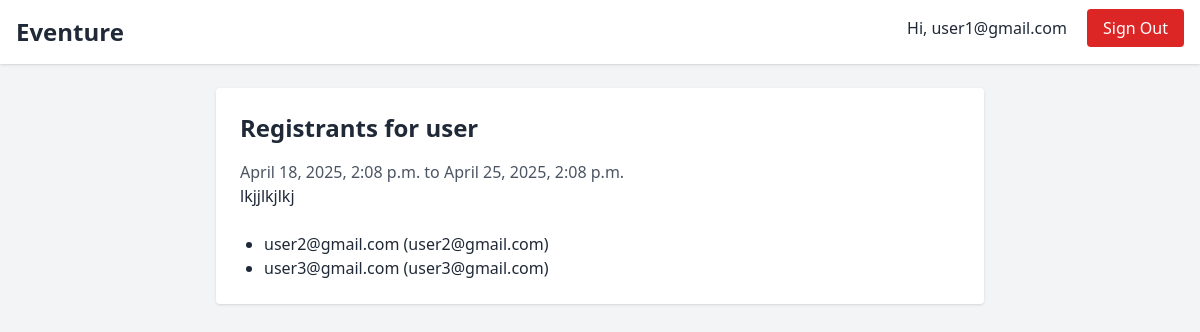
The page /events/reports/registrants/1/ (signed in) on the database its author committed.
### events/models.py (models this page shows, shortened)
class Events(models.Model):
    name = models.CharField(max_length=200)
    description = models.TextField()
    start_date = models.DateTimeField()
    end_date = models.DateTimeField()
    users = models.ManyToManyField(Users, related_name='registered_events')

class Users(models.Model):
    user = models.OneToOneField(User, on_delete=models.CASCADE)
    group = models.ForeignKey(Group, on_delete=models.CASCADE, related_name='users')

### events/views.py (the view)
# urls.py: path('reports/registrants/<int:event_id>/', eventsViews.event_registrants, name='event_registrants'),
@login_required
def event_registrants(request, event_id):
    if not is_admin(request.user):
        return redirect('events')
    event = get_object_or_404(Events, id=event_id)
    registrations = event.users.all()
    return render(request, 'event_registrants.html', {
        'event': event,
        'registrations': registrations,
    })

### events/views.py (called while the page is built)
def is_admin(user):
    return hasattr(user, 'users') and user.users.group.group_name == 'administrator'

### events/templates/event_registrants.html
{% extends 'base.html' %}
{% block content %}
<div class="max-w-3xl mx-auto bg-white p-6 shadow rounded">
  <h2 class="text-2xl font-bold mb-4">Registrants for {{ event.name }}</h2>
  <p class="text-gray-600">
    {{ event.start_date }} to {{ event.end_date }}
  </p>
  <p class="mb-6">{{ event.description }}</p>
  {% if registrations %}
    <ul class="list-disc pl-6">
      {% for reg in registrations %}
        <li>{{ reg.user.username }} ({{ reg.user.email }})</li>
      {% endfor %}
    </ul>
  {% else %}
    <p class="text-gray-500 italic">No registrants found for this event.</p>
  {% endif %}
</div>
{% endblock %}

### eventure/templates/base.html (shortened to what this page needs)
<!DOCTYPE html>
<html lang="en">
<head>
  <script src="https://cdn.tailwindcss.com"></script>
</head>
<body class="bg-gray-100 text-gray-800">
  <nav class="bg-white shadow p-4 mb-6 flex justify-between">
    <div><a href="{% url 'events' %}" class="text-2xl font-bold">Eventure</a></div>
    <div>
      {% if user.is_authenticated %}
      <span class="mr-4">Hi, {{user.username}}</span>
      <a href="{% url 'signoutaccount' %}" class="bg-red-600 text-white px-4 py-2 rounded hover:bg-red-700">
        Sign Out
      </a>
      {% endif %}
    </div>
  </nav>
  <div class="container mx-auto px-4">
    {% block content %}{% endblock %}
  </div>
</body>
</html>

### rows shown on the page
Events: name "user", start_date "April 18, 2025, 2:08 p.m.", end_date "April 25, 2025, 2:08 p.m.", description "lkjjlkjlkj"
Users: user.username "user2@gmail.com", user.email "user2@gmail.com"
Users: user.username "user3@gmail.com", user.email "user3@gmail.com"

### other values the page prints
{{ user.username }} "user1@gmail.com"
